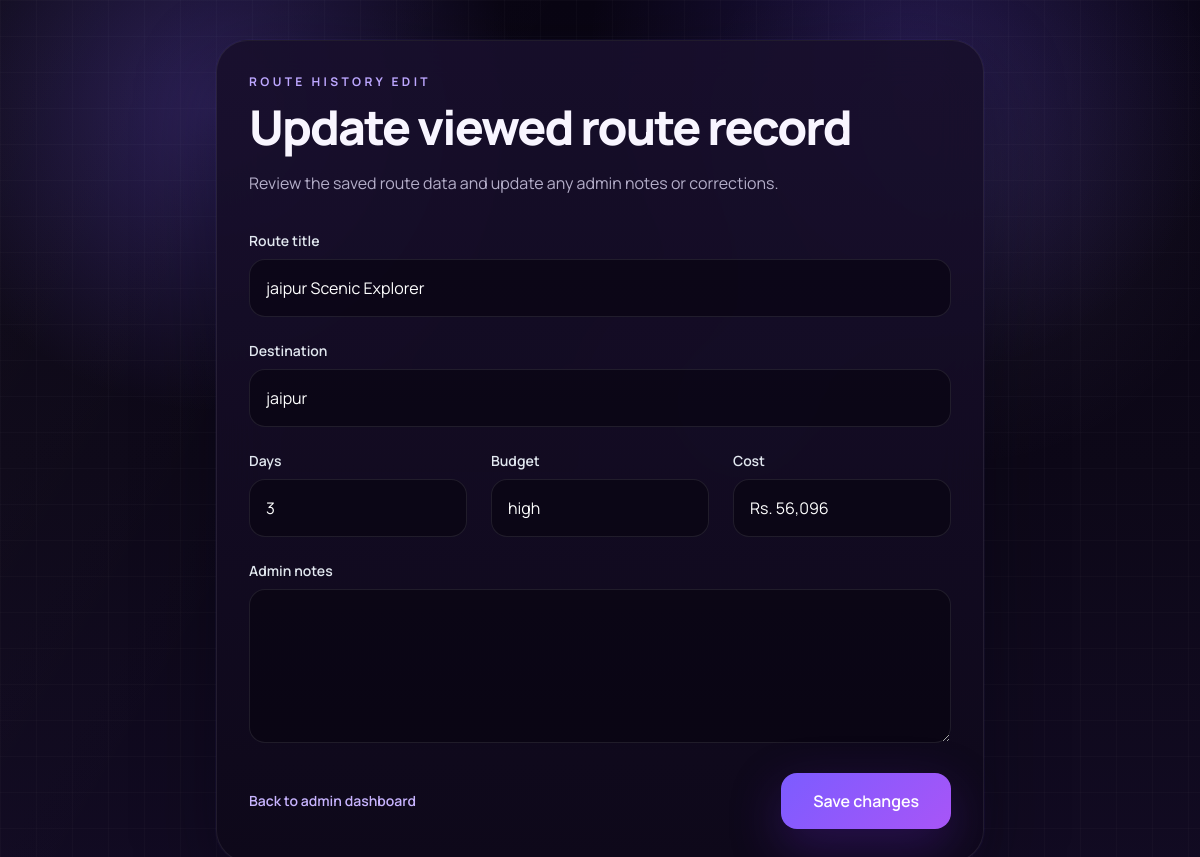
/route-history/3/edit/ (signed in), run on the app's committed database.
### planner/models.py (models this page shows, shortened)
class RouteHistory(models.Model):
    user = models.ForeignKey(User, on_delete=models.CASCADE, related_name="route_histories")
    route_title = models.CharField(max_length=255)
    destination = models.CharField(max_length=200)
    total_estimated_cost = models.CharField(max_length=100, blank=True)
    days = models.PositiveIntegerField(default=1)
    budget = models.CharField(max_length=50, blank=True)
    trip_snapshot = models.JSONField(default=dict, blank=True)
    admin_notes = models.TextField(blank=True)
    viewed_at = models.DateTimeField(auto_now_add=True)
    class Meta:
        ordering = ["-viewed_at"]

### planner/views.py (the view)
    def wrapper(request, *args, **kwargs):
        if not request.user.is_superuser:
            return redirect('dashboard')
        return view_func(request, *args, **kwargs)

### planner/views.py (called while the page is built, shortened)
def admin_required(view_func):
    def wrapper(request, *args, **kwargs):
        if not request.user.is_superuser:
            return redirect('dashboard')
        return view_func(request, *args, **kwargs)
    return wrapper

@login_required
@admin_required
def edit_route_history(request, id):
    history = RouteHistory.objects.get(id=id)
    return render(request, "planner/edit_route_history.html", {"history": history})

### planner/templates/planner/edit_route_history.html (shortened to what this page needs)
{% extends "base.html" %}
{% block content %}
<div class="min-h-screen contour-bg noise-overlay px-4 py-8 md:px-8 md:py-10">
  <div class="mx-auto max-w-3xl">
    <section class="app-panel rounded-[2rem] p-6 md:p-8">
      <div class="mb-8">
        <p class="section-label">Route History Edit</p>
        <h1 class="hero-title mt-3 text-4xl font-extrabold md:text-5xl">Update viewed route record</h1>
        <p class="muted-copy mt-4 text-base leading-8">
          Review the saved route data and update any admin notes or corrections.
        </p>
      </div>
      <form method="POST" class="space-y-6">
        <div>
          <label class="mb-2 block text-sm font-semibold text-slate-200">Route title</label>
          <input type="text" name="route_title" value="{{ history.route_title }}" required class="field-shell w-full rounded-2xl px-4 py-4 text-base outline-none transition">
        </div>
        <div>
          <label class="mb-2 block text-sm font-semibold text-slate-200">Destination</label>
          <input type="text" name="destination" value="{{ history.destination }}" required class="field-shell w-full rounded-2xl px-4 py-4 text-base outline-none transition">
        </div>
        <div class="grid gap-6 md:grid-cols-3">
          <div>
            <label class="mb-2 block text-sm font-semibold text-slate-200">Days</label>
            <input type="number" name="days" value="{{ history.days }}" min="1" class="field-shell w-full rounded-2xl px-4 py-4 text-base outline-none transition">
          </div>
          <div>
            <label class="mb-2 block text-sm font-semibold text-slate-200">Budget</label>
            <input type="text" name="budget" value="{{ history.budget }}" class="field-shell w-full rounded-2xl px-4 py-4 text-base outline-none transition">
          </div>
          <div>
            <label class="mb-2 block text-sm font-semibold text-slate-200">Cost</label>
            <input type="text" name="total_estimated_cost" value="{{ history.total_estimated_cost }}" class="field-shell w-full rounded-2xl px-4 py-4 text-base outline-none transition">
          </div>
        </div>
        <div>
          <label class="mb-2 block text-sm font-semibold text-slate-200">Admin notes</label>
          <textarea name="admin_notes" rows="5" class="field-shell w-full rounded-2xl px-4 py-4 text-base outline-none transition">{{ history.admin_notes }}</textarea>
        </div>
        <div class="flex flex-col gap-4 md:flex-row md:items-center md:justify-between">
          <a href="{% url 'admin_dashboard' %}" class="text-sm font-semibold text-[#c8b4ff] hover:text-white">Back to admin dashboard</a>
          <button type="submit" class="primary-button rounded-2xl px-8 py-4 text-base font-semibold transition">
            Save changes
          </button>
        </div>
      </form>
    </section>
  </div>
</div>
{% endblock %}

### planner/templates/base.html (style rules this page uses)
html, body { height: 100%; font-family: "Manrope", sans-serif; background: #090513; color: #f8f5ff; }
body { background-image: radial-gradient(circle at 18% 12%, rgba(124, 92, 255, 0.28), transparent 24%), radial-gradient(circle at 76% 6%, rgba(109, 74, 255, 0.22), transparent 26%), radial-gradient(circle at 62% 44%, rgba(139, 92, 246, 0.10), transparent 18%), linear-gradient(180deg, #090513 0%, #0d0818 52%, #120b23 100%); background-attachment: fixed; }
.contour-bg { background-image: linear-gradient(rgba(255, 255, 255, 0.02) 1px, transparent 1px), linear-gradient(90deg, rgba(255, 255, 255, 0.02) 1px, transparent 1px); background-size: 36px 36px; }
.noise-overlay { position: relative; isolation: isolate; }
.noise-overlay::before { content: ""; position: absolute; inset: 0; background: linear-gradient(120deg, rgba(255, 255, 255, 0.025), transparent 35%), radial-gradient(circle at 80% 20%, rgba(196, 181, 253, 0.08), transparent 24%); pointer-events: none; z-index: -1; }
.app-panel { background: linear-gradient(180deg, rgba(24, 15, 44, 0.92), rgba(14, 9, 26, 0.92)); border: 1px solid rgba(255, 255, 255, 0.08); box-shadow: 0 0 0 1px rgba(124, 92, 255, 0.05), 0 24px 80px rgba(5, 2, 16, 0.34); backdrop-filter: blur(22px); }
.section-label { font-size: 0.75rem; font-weight: 700; letter-spacing: 0.28em; text-transform: uppercase; color: #bda7ff; }
.hero-title { color: #f8f5ff; letter-spacing: -0.04em; }
.muted-copy { color: #b4aec9; }
.primary-button { background: linear-gradient(135deg, #7c5cff, #a855f7); color: #ffffff; box-shadow: 0 18px 50px rgba(91, 33, 182, 0.34); }
.field-shell { background: rgba(9, 5, 19, 0.68); border: 1px solid rgba(255, 255, 255, 0.09); color: #ffffff; }

### data on the page
RouteHistory: route_title "jaipur Scenic Explorer", destination "jaipur", days "3", budget "high", total_estimated_cost "Rs. 56,096"
